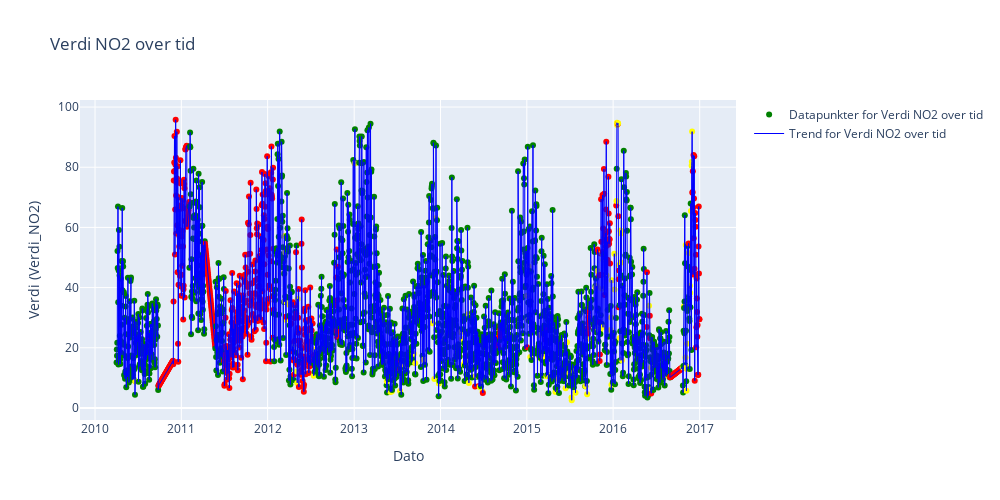
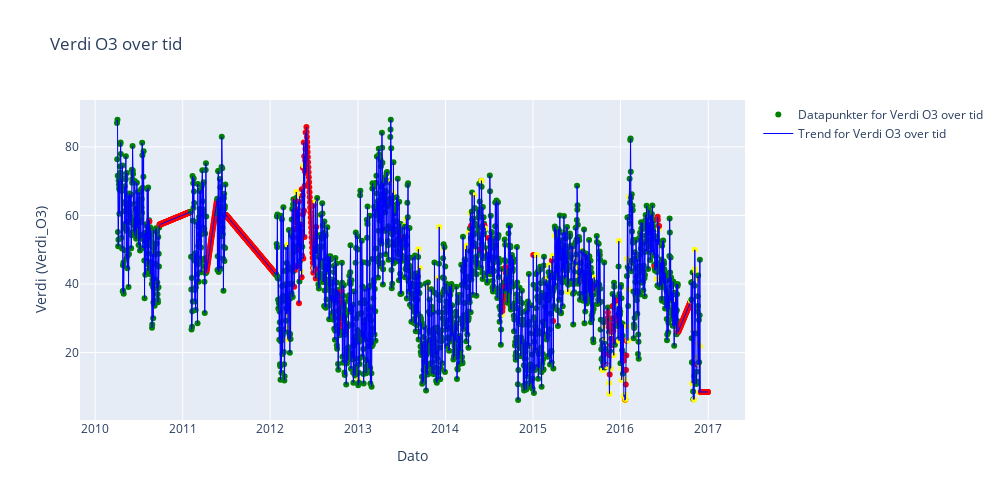
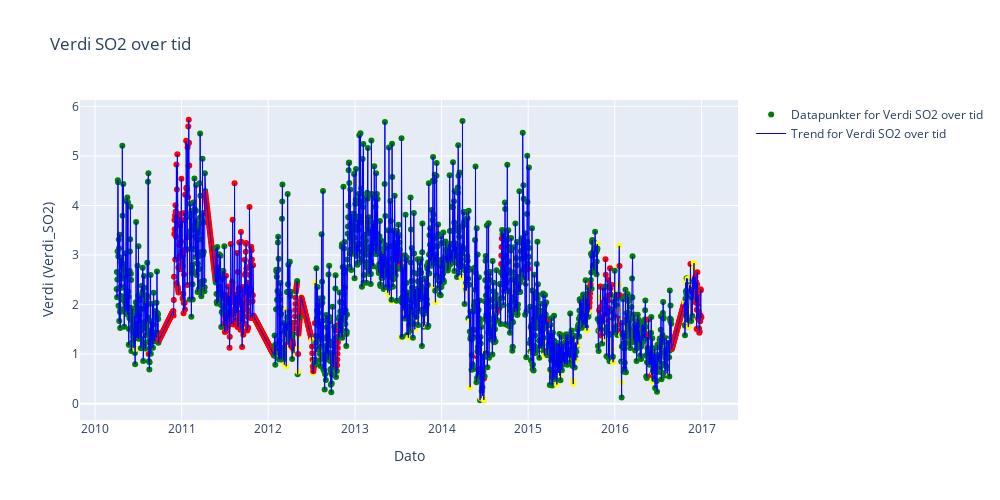

These figures' notebook cell, in order:
### Markdown cell above
# Visualisering av luftkvalitetsmålinger og datakvalitet (Nilu API)

### Code cell
import json
import sys
import pandas as pd

# Lese JSON-filen
with open("../data/clean_data/niluAPI_clean_data.json", "r", encoding="utf-8") as file:
    data = json.load(file)

df = pd.DataFrame(data)

verdi_kolonne = ['Verdi_NO2', 'Verdi_O3', 'Verdi_SO2']
dekningsgrad_kolonner = ['Dekningsgrad_NO2', 'Dekningsgrad_O3', 'Dekningsgrad_SO2']
tittel = ['Verdi NO2 over tid', 'Verdi O3 over tid', 'Verdi SO2 over tid']


sys.path.insert(0, '../src/')
from niluAPI.data_niluAPI import plot_air_quality
plot_air_quality(df, verdi_kolonne, dekningsgrad_kolonner, tittel, tidskolonne="Dato")

### Figure 1 — Plotly figure (JSON) as saved in the notebook; plotly's stock layout.template omitted (floating-point values rounded to 4 significant figures; data arrays with more than 128 entries replaced by an {"elided": "..."} marker saying what was removed)
{"data": [{"marker": {"color": {"elided": "2466 str values"}, "size": 6}, "mode": "markers", "name": "Datapunkter for Verdi NO2 over tid", "type": "scatter", "x": {"elided": "2466 str values"}, "y": {"elided": "2466 float values"}}, {"line": {"color": "blue", "width": 1}, "mode": "lines", "name": "Trend for Verdi NO2 over tid", "type": "scatter", "x": {"elided": "2466 str values"}, "y": {"elided": "2466 float values"}}], "layout": {"height": 500, "title": {"text": "Verdi NO2 over tid"}, "width": 1000, "xaxis": {"title": {"text": "Dato"}}, "yaxis": {"title": {"text": "Verdi (Verdi_NO2)"}}}}

### Figure 2 — Plotly figure (JSON) as saved in the notebook; plotly's stock layout.template omitted (floating-point values rounded to 4 significant figures; data arrays with more than 128 entries replaced by an {"elided": "..."} marker saying what was removed)
{"data": [{"marker": {"color": {"elided": "2466 str values"}, "size": 6}, "mode": "markers", "name": "Datapunkter for Verdi O3 over tid", "type": "scatter", "x": {"elided": "2466 str values"}, "y": {"elided": "2466 float values"}}, {"line": {"color": "blue", "width": 1}, "mode": "lines", "name": "Trend for Verdi O3 over tid", "type": "scatter", "x": {"elided": "2466 str values"}, "y": {"elided": "2466 float values"}}], "layout": {"height": 500, "title": {"text": "Verdi O3 over tid"}, "width": 1000, "xaxis": {"title": {"text": "Dato"}}, "yaxis": {"title": {"text": "Verdi (Verdi_O3)"}}}}

### Figure 3 — Plotly figure (JSON) as saved in the notebook; plotly's stock layout.template omitted (floating-point values rounded to 4 significant figures; data arrays with more than 128 entries replaced by an {"elided": "..."} marker saying what was removed)
{"data": [{"marker": {"color": {"elided": "2466 str values"}, "size": 6}, "mode": "markers", "name": "Datapunkter for Verdi SO2 over tid", "type": "scatter", "x": {"elided": "2466 str values"}, "y": {"elided": "2466 float values"}}, {"line": {"color": "blue", "width": 1}, "mode": "lines", "name": "Trend for Verdi SO2 over tid", "type": "scatter", "x": {"elided": "2466 str values"}, "y": {"elided": "2466 float values"}}], "layout": {"height": 500, "title": {"text": "Verdi SO2 over tid"}, "width": 1000, "xaxis": {"title": {"text": "Dato"}}, "yaxis": {"title": {"text": "Verdi (Verdi_SO2)"}}}}
